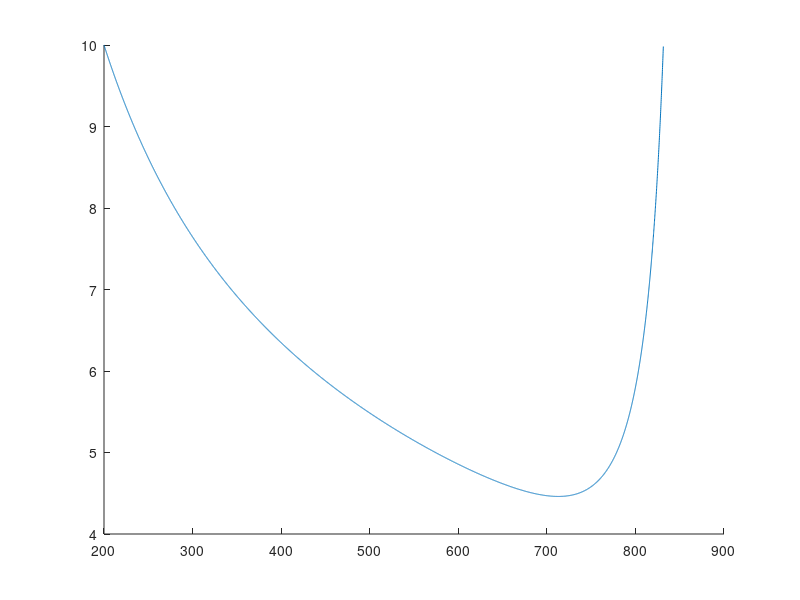

MATLAB code to generate this figure: (Note: this script raises an error after producing the figure.)
%r0_calc.m

% Purpose: to calculate the simple asymptotic and full radial windspeed
% profile solutions for a given input (r,V) pair at a given latitude.  The
% full solution of eqn. 6 (Dean et al 2009) is solved numerically and
% converges from above; the simple asymptotic solution is given as eqn. 8
% (Dean et al 2009).

% Ref 1: Dean et. al, 2009. "On the size distribution of Atlantic tropical
% cyclones." Geo Res Let 36, L14803
% Ref 2: Emanuel, 2004 (a.k.a "the Lilly paper"). "Tropical cyclone
% energetics and structure".

% Created: 15 Feb 2010, Dan Chavas

% Input: r_user [km], V_user [ms-1], TC_lat [deg]
% Output: 1) Full solution: r_full [km], V_full [ms-1]
%         2) Asymptotic solution: r_Lil [km], V_Lil [ms-1]
%         3) Error flag (if res too large): res_error [0 or 1]

%%%%%%%%%%%%%%%%%%%%%%%%%%%%%%%%%%%%%%%%%%%%%%%%%%%%%%%%%%%%%%%%%%%%%%%%%%%

clear
clc



%% User input
r_user=200;  %[km]
V_user=10;      %[ms-1]
fcor = 5e-5;
Cd_in = .0015*8
wrad=.0026;

dr=100;        %[m]; radial increments
r_0_i=80000000;    %[m] INITIAL GUESS (needs to be much larger than the actual outer radius)
iter_thresh=1000;
%%%%%%%%%%%%%%%
hold on
r_user=r_user*1000; %[km] --> [m]

%% Constants
w_rad=wrad; %.016 -- old value; %[ms-1]; equilibrium subsidence velocity
omega=7.292e-5; %[rad s-1]
f=fcor; %abs(2*omega*sind(TC_lat)); %[s-1]; Coriolis parameter
%C_D=1.5e-3;   %drag coefficient
C_D=Cd_in;

%% Numerical solution to full Lilly solution
%initialization
r_0=r_0_i;    %start with initial guess
r_0_new=r_0_i;  %start with initial guess
res=1e10;   %initial residual (simply needs to be some large number)
n_iter=0;   %initialize number of iterations to zero
r_0_save=r_0;

while(abs(res)>100*dr && n_iter<iter_thresh)  %repeat loop until solution converges sufficiently
    n_iter=n_iter+1;
    
    r_0_old=r_0;    %save old one
    r_0=r_0_new;    %set new one
    delt_r = abs(r_0 - r_0_old);
    r_0_dan(n_iter) = r_0;
    
    if(n_iter > 50 && delt_r<10)  %[m]; tiny change in calculation indicates code has converged to desired value
        sprintf('breaking r_0 calculation loop at %i; r0_Lil = %5.2f km',n_iter,r_0/1000)
        break
    end

    r2=r_user:dr:r_0;    %[m]; r>=r_user
    V=NaN*r2;  %initialize V
    V(1)=V_user;    %[ms-1]

    %calculate radial profile for given r_0
    for i=1:length(r2)-1
        a=2*C_D*r2(i)^2/(w_rad*(r_0^2-r2(i)^2));
        b=-1;
        c1=-r2(i)*f;

        dVdr=(a*V(i)^2+b*V(i)+c1)/r2(i);
        V(i+1)=V(i)+dVdr*dr;
    end

    indices=find(V<=0); %want index where V crosses zero
    if(numel(indices)>0)
        r_0_prof=r2(indices(1));
        r_0_new=(r_0+r_0_prof)/2;
        res=r_0-r_0_prof;
        r_0_save = r_0; %keep the last value for which an r_0 was found
    else    %jumped too far, no values with V<0
        r_0_new=(r_0+r_0_save)/2;   %must move downwards from above
        %keep residual same as before
    end
    
end
r_0_full=r_0;   %[m]
r_0/1000
%{
%extend final profile inwards from r_user (simply repeats whats in while loop)
r_0_old=r_0;    %save old one
r_0=r_0_new;    %set new one

r1=r_user/2:dr:r_user;  %[m]; r<=r_user
V_inner=0*r1;
V_inner(end)=V_user;    %[ms-1]

%calculate radial profile for given r_0 (start at r_user moving INWARDS)
for i=1:length(r1)-1
    a=2*C_D*r1(end+1-i)^2/(w_rad*(r_0^2-r1(end+1-i)^2));
    b=-1;
    c1=-r1(end+1-i)*f;

    dVdr=(a*V_inner(end+1-i)^2+b*V_inner(end+1-i)+c1)/r1(end+1-i);
    V_inner(end-i)=V_inner(end+1-i)-dVdr*dr;
end

%FINAL radial profile
r_full=[r1(1:end-1) r2];
V_full=[V_inner(1:end-1) V];
%}
%double check everything
% r=r_full;
% V=V_full;
% dVdr2=(V(2:end)-V(1:end-1))/dr;
% dVdr2=[dVdr2(1) dVdr2];
% term1=2*C_D.*r.^2.*V.^2./(w_rad.*(r_0_full^2-r.^2));
% term2=-f.*r;
% term3=-V;
% term4=r.*dVdr2;
% residual=2*C_D.*r.^2.*V.^2./(w_rad.*(r_0_full^2-r.^2))-f.*r-V-r.*dVdr2;
res_error=0;

indices = r2<r_0 & V<=V_user;
plot(r2(indices)/1000,V(indices))

if(res > .1*r_0)    %give error message of the residual is approaching the same order as the solution
    assert(res < .1*r_0,'WARNING: Large Residual on Lilly numerical solution')
    res_error=1;    %saved in final output All_data.mat

i_error = 1;
else
i_error = 0;
end

%convert [m] --> [km]
%r_full=r_full/1000;

%% Simple Lilly profile (assume d(rV)/dr small)

%%1) r_0, calculated from above radius of V_user (eqn 8, Dean et al 2009)
r_0_Lil=(r_user)^2+2*C_D*(r_user)*V_user^2/(f*w_rad);
r_0_Lil=sqrt(r_0_Lil); %[m]

dr=(r_0_Lil-r_user)/200;
r_Lil=r_user/2:dr:r_0_Lil;    %[m]

%calculate radial profile
V_Lil=sqrt((f*w_rad/(2*C_D))*(r_0_Lil^2-r_Lil.^2)./r_Lil);  %[ms-1]
r_Lil=[r_Lil r_0_Lil];  %ensure that V=0 actually shows up on plot
V_Lil=[V_Lil 0];

%convert [m] --> [km]
r_Lil=r_Lil/1000;
%}

%% Plot
%{
figure(1)
%subplot(2,2,4)
hold off
h=plot(r_Lil/1000,V_Lil,'g');
set(h,'linewidth',2)
set(gca,'fontweight','bold')
axis([r_user/2000 max(r_0_Lil/1000,r_0_full/1000) 0 30])
hold on
plot(r/1000,V,'r')
legend('simple','full')
input_title1=sprintf('Lilly outer wind profile comparison');
input_title2=sprintf('V_{user}=%i ms^{-1}; r(V_{user})=%2.2f km; TC_{lat}=%2.2f deg',V_user,r_user/1000,TC_lat);
title({input_title1,'',input_title2})
xlabel('radial distance [km]')
ylabel('azimuthal wind speed [m s^{-1}]')
scatter(r_user/1000,V_user,'b*')
%}
